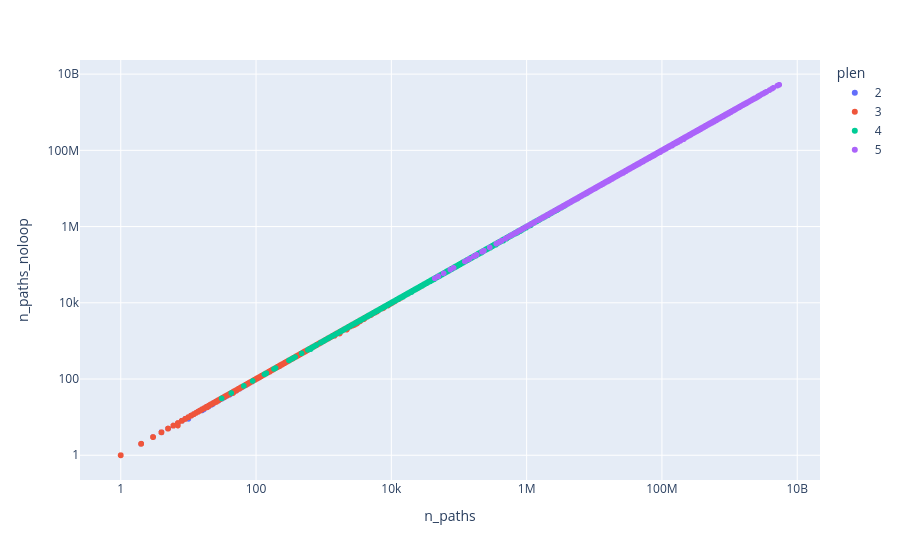

Notebook cell for this chart:
### Code cell
# interactive 
px.scatter(noloop, x="n_paths", y="n_paths_noloop", log_y=True, log_x=True, color="plen")

### Figure 1 — Plotly figure (JSON) as saved in the notebook; plotly's stock layout.template omitted (floating-point values rounded to 4 significant figures; data arrays with more than 128 entries replaced by an {"elided": "..."} marker saying what was removed)
{"data": [{"hovertemplate": "plen=2<br>n_paths=%{x}<br>n_paths_noloop=%{y}<extra></extra>", "legendgroup": "2", "marker": {"color": "#636efa", "symbol": "circle"}, "mode": "markers", "name": "2", "showlegend": true, "type": "scattergl", "x": {"elided": "6000 int values"}, "xaxis": "x", "y": {"elided": "6000 int values"}, "yaxis": "y"}, {"hovertemplate": "plen=3<br>n_paths=%{x}<br>n_paths_noloop=%{y}<extra></extra>", "legendgroup": "3", "marker": {"color": "#EF553B", "symbol": "circle"}, "mode": "markers", "name": "3", "showlegend": true, "type": "scattergl", "x": {"elided": "6000 int values"}, "xaxis": "x", "y": {"elided": "6000 int values"}, "yaxis": "y"}, {"hovertemplate": "plen=4<br>n_paths=%{x}<br>n_paths_noloop=%{y}<extra></extra>", "legendgroup": "4", "marker": {"color": "#00cc96", "symbol": "circle"}, "mode": "markers", "name": "4", "showlegend": true, "type": "scattergl", "x": {"elided": "6000 int values"}, "xaxis": "x", "y": {"elided": "6000 int values"}, "yaxis": "y"}, {"hovertemplate": "plen=5<br>n_paths=%{x}<br>n_paths_noloop=%{y}<extra></extra>", "legendgroup": "5", "marker": {"color": "#ab63fa", "symbol": "circle"}, "mode": "markers", "name": "5", "showlegend": true, "type": "scattergl", "x": {"elided": "6000 int values"}, "xaxis": "x", "y": {"elided": "6000 int values"}, "yaxis": "y"}], "layout": {"legend": {"title": {"text": "plen"}, "tracegroupgap": 0}, "margin": {"t": 60}, "xaxis": {"anchor": "y", "domain": [0, 1], "title": {"text": "n_paths"}, "type": "log"}, "yaxis": {"anchor": "x", "domain": [0, 1], "title": {"text": "n_paths_noloop"}, "type": "log"}}}
